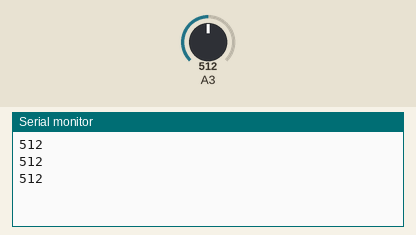
This sketch was run on a simulated Arduino Uno, built with avr-gcc and run on an emulated ATmega328P. Parts: the last lines printed to the serial monitor. Inputs (shaded band) come from the test bench; at power-on: A3 = 512.

Above: at 1.3 s.
1.4 s: A3 set to 716
At 1.9 s:
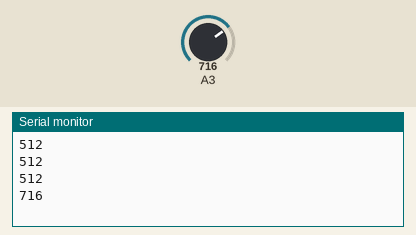
2.9 s: A3 set to 900
At 3.4 s:
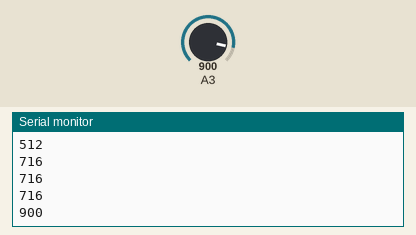
Timing chart, 0 to 5.9 s (numbered marks = the images above; inputs shaded):
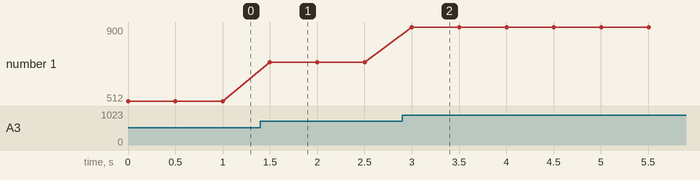

The sketch:

read_nokia_battery_3_pin.ino
```cpp
void setup() {
  // put your setup code here, to run once:
  Serial.begin(9600);
}
int k , l ;
void loop() {
  // put your main code here, to run repeatedly:
Serial.println(analogRead(3));
delay(500);
}
```

Measured:
- after the input at 1.4 s, the serial monitor: prints a new line after 0.10 s (image 1)
- after the input at 2.9 s, the serial monitor: prints a new line after 0.10 s (image 2)
- plotted number 1: 512 → 716 after the input at 1.4 s, 716 → 900 after the input at 2.9 s
